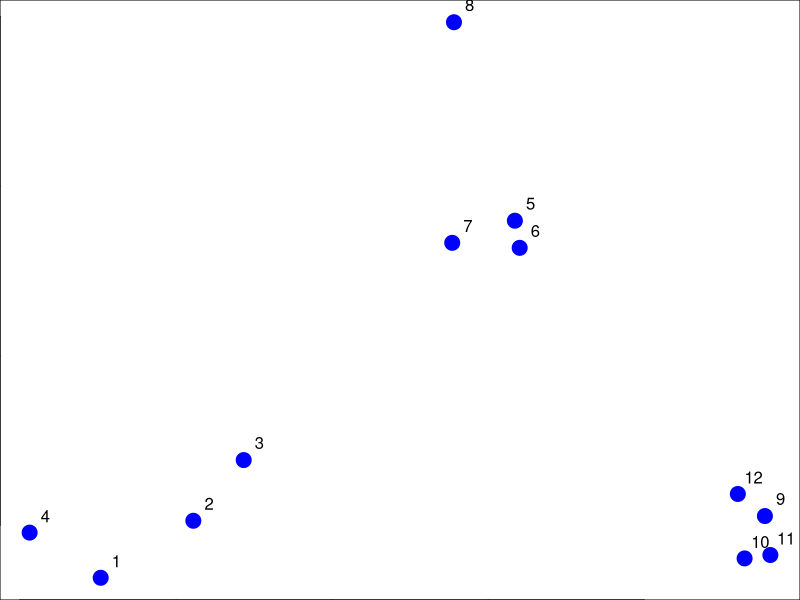
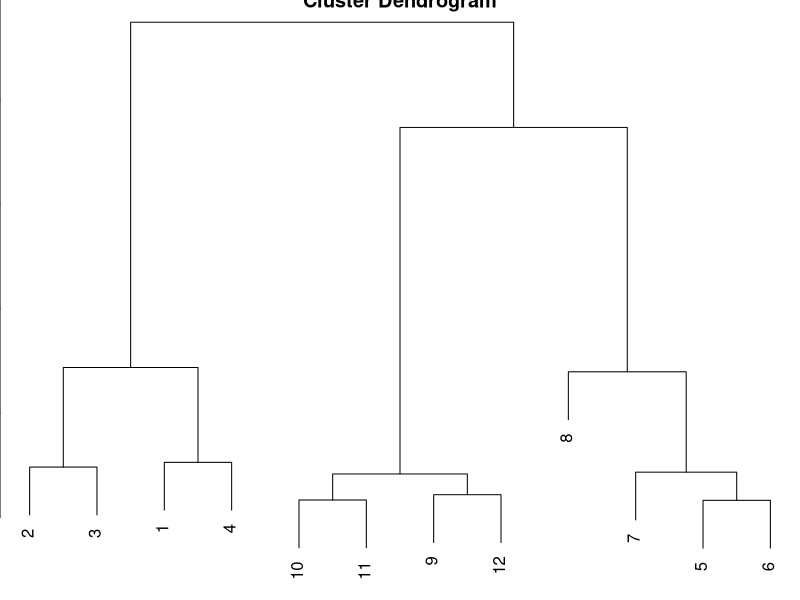
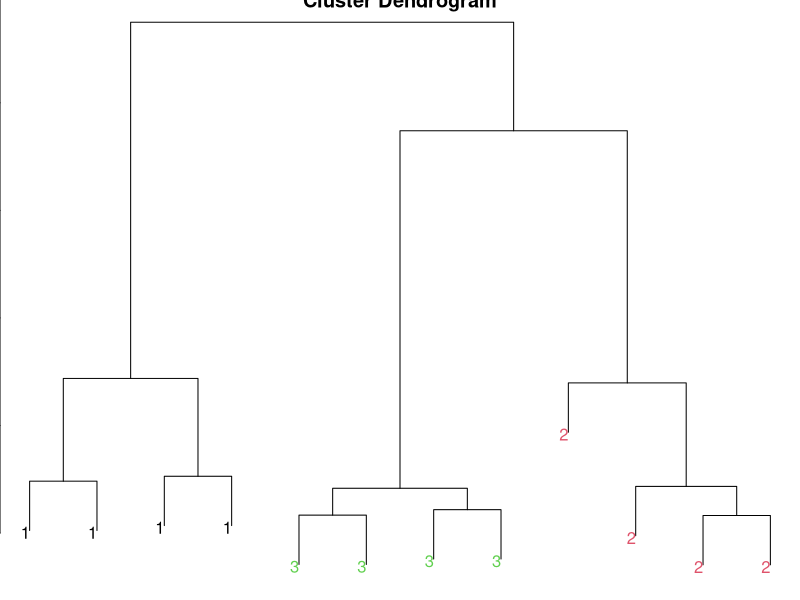
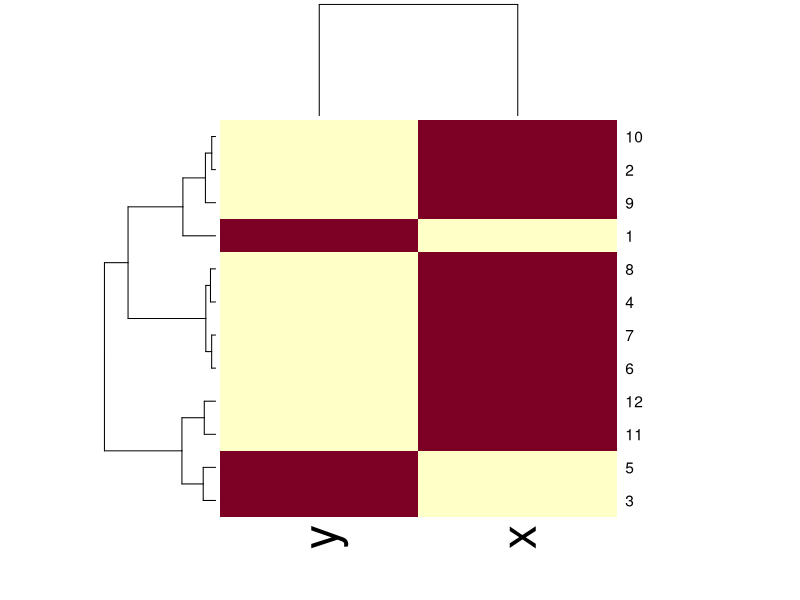
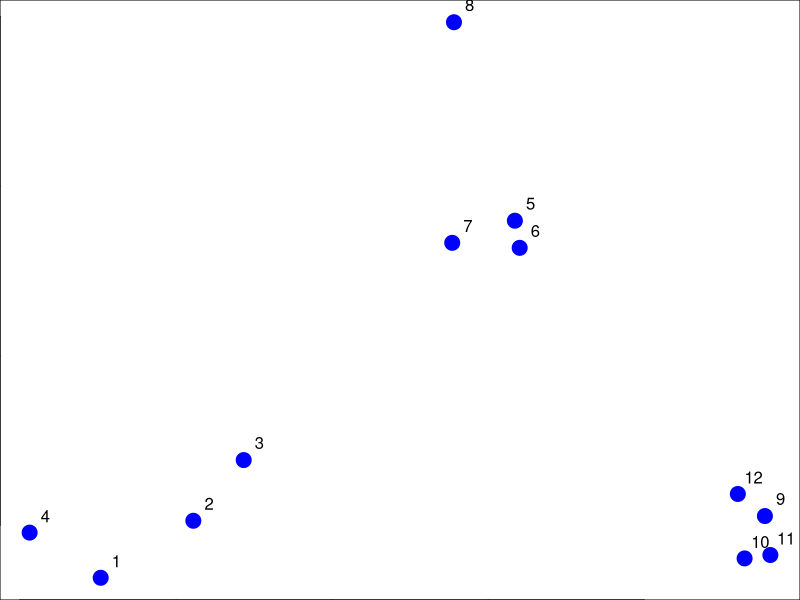

Recreate these plots in R, in order.
## Example on measuring distances types .. i.e. ecludian dist, manhattan dist ..

set.seed(1234)
par(mar = c(0, 0, 0, 0))
x <- rnorm(12, mean = rep(1:3, each = 4), sd = 0.2)
# each ==> non-negative integer. Each element of x is repeated each times. 
          #Other inputs will be coerced to an integer or double vector and the first element taken. 
          #Treated as 1 if NA or invalid.
          # i.e. number of generated points each time


y <- rnorm(12, mean = rep(c(1, 2, 1), each = 4), sd = 0.2)
## c(1, 2, 1): this one determines the position of the points .. to form a cluster
plot(x, y, col = "blue", pch = 19, cex = 2)

text(x + 0.05, y + 0.05, labels = as.character(1:12))
dataFrame <- data.frame(x = x, y = y)
dataFrame
distxy <- dist(dataFrame) ## distance matrix

## clustering and plotting dendogram 
hClustering <- hclust(distxy)
plot(hClustering)


## plotting prettier dendograms ..
myplclust <- function(hclust, lab = hclust$labels, lab.col = rep(1, length(hclust$labels)), hang = 0.1, ...)
{
  y <- rep(hclust$height, 2)
  x <- as.numeric(hclust$merge)
  y <- y[which(x < 0)]
  x <- x[which(x < 0)]
  x <- abs(x)
  y <- y[order(x)]
  x <- x[order(x)]
  plot(hclust, labels = FALSE, hang = hang, ...)
  text(x = x, y = y[hclust$order] - (max(hclust$height)*hang), labels = lab[hclust$order], col = lab.col[hclust$order], str = 90, adj = c(1, 0.5), xpd = NA, ...)
}

myplclust(hClustering, lab = rep(1:3, each = 4), lab.col = rep(1:3, each = 4)) ## is not work properly ! .. expected to plot colored clusters

## ------------------------------------------------

## heatmap function ..
## to visualize the data in a shape of horizontal dendogram 
## it runs hierarchical clustering on a rows of the table then the columns of the table ..

dataFrame <- data.frame(x = x, y = y)
dataFrame
set.seed(143)
dataMatrix <- as.matrix(dataFrame)[sample(1:12),]
dataMatrix
heatmap(dataMatrix)

## to check the plotting results ..
plot(dataMatrix[,1], dataMatrix[,2], col = "blue", pch = 19, cex = 2)
text(x + 0.05, y + 0.05, labels = as.character(1:12))

## end of lesson # 1
